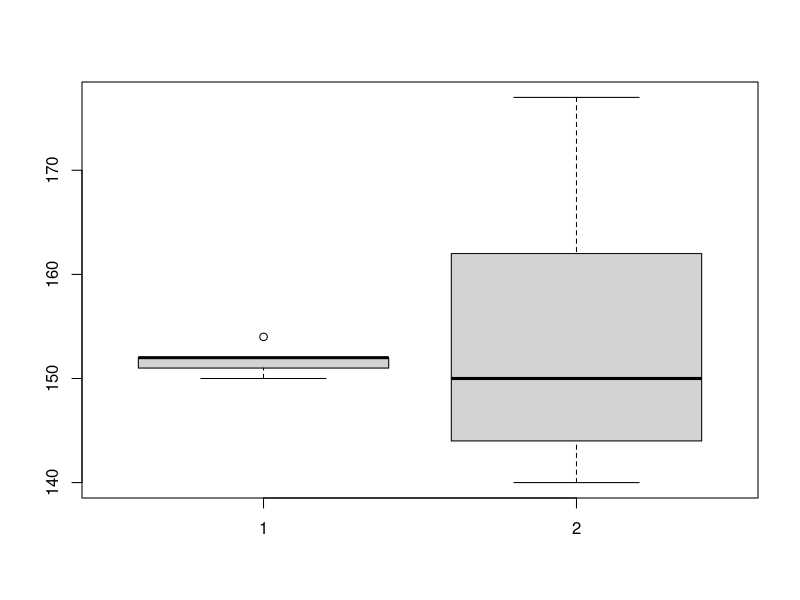

Write the R code that produced this figure.
# unequal variance for two sample t test

mc1 <- c(150,152,154,152,151)
mc2 <- c(144,162,177,150,140)

# Need to check if variance is equal or not
var.test(x =mc1, y=mc2)
# Fail to accept H0 as p is low. Means the two machines have unequal variance


#Performing t test

t.test(x=mc1, y=mc2,var.equal = F)
# p value is high means fail to reject H0, Both these machines are not significantly different.


#Visualizing:

boxplot(mc1, mc2)
